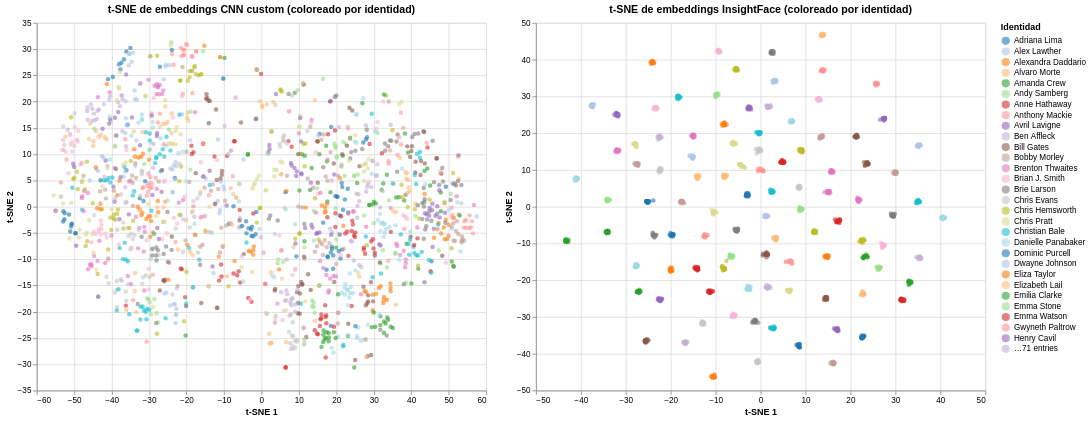

Notebook source saved alongside this figure:
### Markdown cell above
### d) Clustering de embeddings

Proyección t-SNE y métricas de clustering (silhouette, ARI, NMI con K-Means)
para evaluar qué modelo separa mejor las identidades en el espacio de embeddings.
Silhouette usa las identidades reales. ARI y NMI comparan esas identidades
con las asignaciones de K-Means. Las métricas usan los embeddings originales.

### Code cell
from sklearn.decomposition import PCA


tsne_plots = []
metrics_rows = []
for name, embs, labs in [("CNN custom", test_embs, test_labs),
                          ("InsightFace", insight_test_embs, insight_test_labs)]:
    # t-SNE rápido con inicialización PCA
    pca = PCA(n_components=50, random_state=SEED)
    embs_pca = pca.fit_transform(embs)
    tsne = TSNE(n_components=2, random_state=SEED, init="pca", learning_rate="auto")
    emb2d = tsne.fit_transform(embs_pca)

    km = KMeans(n_clusters=len(np.unique(labs)), random_state=SEED, n_init=10)
    kmeans_labels = km.fit_predict(embs)
    clustering = {
        "silhouette": silhouette_score(embs, labs),
        "ari": adjusted_rand_score(labs, kmeans_labels),
        "nmi": normalized_mutual_info_score(labs, kmeans_labels),
    }
    eval_results[name]["clustering"] = clustering
    metrics_rows.append({"modelo": name, **{k: round(v, 3) for k, v in clustering.items()}})

    tsne_data = pl.DataFrame(
        {
            "x": emb2d[:, 0],
            "y": emb2d[:, 1],
            "identity": label_encoder.inverse_transform(labs).tolist(),
            "kmeans_label": kmeans_labels.astype(int).tolist(),
        }
    )

    chart = (
        alt.Chart(alt.InlineData(values=tsne_data.to_dicts()))
        .mark_circle(size=30, opacity=0.6)
        .encode(
            x=alt.X("x:Q", title="t-SNE 1"),
            y=alt.Y("y:Q", title="t-SNE 2"),
            color=alt.Color(
                "identity:N",
                title="Identidad",
                scale=alt.Scale(scheme="category20"),
            ),
            tooltip=["identity:N", "kmeans_label:Q"],
        )
        .properties(
            width=550,
            height=450,
            title=f"t-SNE de embeddings {name} (coloreado por identidad)",
        )
    )
    tsne_plots.append(chart)

metrics_df = pl.DataFrame(metrics_rows)
display(metrics_df)
display(alt.hconcat(*tsne_plots))

### Figure 1 — Vega-Lite specification as saved in the notebook (floating-point values rounded to 4 significant figures; data arrays with more than 128 entries replaced by an {"elided": "..."} marker saying what was removed)
{"config": {"view": {"continuousWidth": 300, "continuousHeight": 300}}, "hconcat": [{"data": {"name": "data-f4202b429f8b60b8cc6e386323f3f603"}, "mark": {"type": "circle", "opacity": 0.6, "size": 30}, "encoding": {"color": {"field": "identity", "scale": {"scheme": "category20"}, "title": "Identidad", "type": "nominal"}, "tooltip": [{"field": "identity", "type": "nominal"}, {"field": "kmeans_label", "type": "quantitative"}], "x": {"field": "x", "title": "t-SNE 1", "type": "quantitative"}, "y": {"field": "y", "title": "t-SNE 2", "type": "quantitative"}}, "height": 450, "title": "t-SNE de embeddings CNN custom (coloreado por identidad)", "width": 550}, {"data": {"name": "data-311e1b0a9080479123c81ca3b7898fd8"}, "mark": {"type": "circle", "opacity": 0.6, "size": 30}, "encoding": {"color": {"field": "identity", "scale": {"scheme": "category20"}, "title": "Identidad", "type": "nominal"}, "tooltip": [{"field": "identity", "type": "nominal"}, {"field": "kmeans_label", "type": "quantitative"}], "x": {"field": "x", "title": "t-SNE 1", "type": "quantitative"}, "y": {"field": "y", "title": "t-SNE 2", "type": "quantitative"}}, "height": 450, "title": "t-SNE de embeddings InsightFace (coloreado por identidad)", "width": 550}], "$schema": "https://vega.github.io/schema/vega-lite/v6.4.1.json", "datasets": {"data-f4202b429f8b60b8cc6e386323f3f603": {"elided": "1500 records"}, "data-311e1b0a9080479123c81ca3b7898fd8": {"elided": "1500 records"}}}
